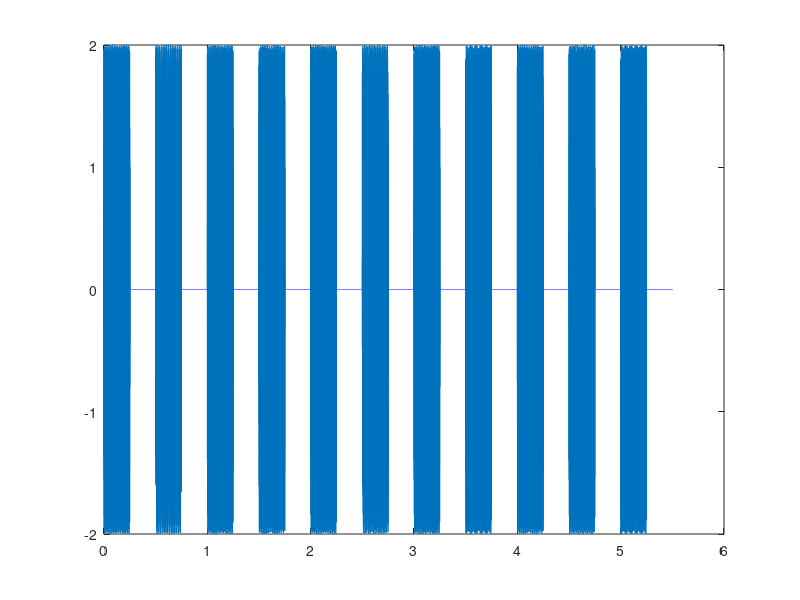

Recreate this plot in MATLAB. (Note: this script raises an error after producing the figure.)
clear all;
close all;
ll_num=rand(11,1);
line_num=floor(ll_num*10);
Fs=32768;
f1_array=[697,770,852,941];
f2_array=[1209,1336,1477];

%fix first three digits
line_num(1,1)=0;
line_num(2,1)=2;
line_num(3,1)=0;

y=zeros(Fs*5.5,1);
%            temp=ceil(line_num(3,1)/3);
%           f1=f1_array(1,temp);
mod(3,2)       
for i=1:21
    if mod(i,2)==1
        num=line_num((i+1)/2,1);
        for j=1:0.25*Fs
            temp1=floor(num/3);
            f1=f1_array(1,temp1+1);
            temp2=mod(num,3);
            if temp2==0
                temp2=3;
            end
            f2=f2_array(1,temp2); 
            if num==0
                f1=941;
                f2=1336;
            end
            y((i-1)/4*Fs+j,1)=sin(2*pi*f1*j/Fs)+sin(2*pi*f2*j/Fs);
        end
    else
        for j=1:0.25*Fs
            y((i-1)/4*Fs+j,1)=0;
        end
    end
end

x=(0:5.5/180224:5.5-5.5/180224);
plot(x,y);
figure;
%3.3.2
spectrogram(y,0.25*Fs,0);
colorbar;
axis([0 0.1 0 inf]);
title('Spectrogram of generated London phone number');